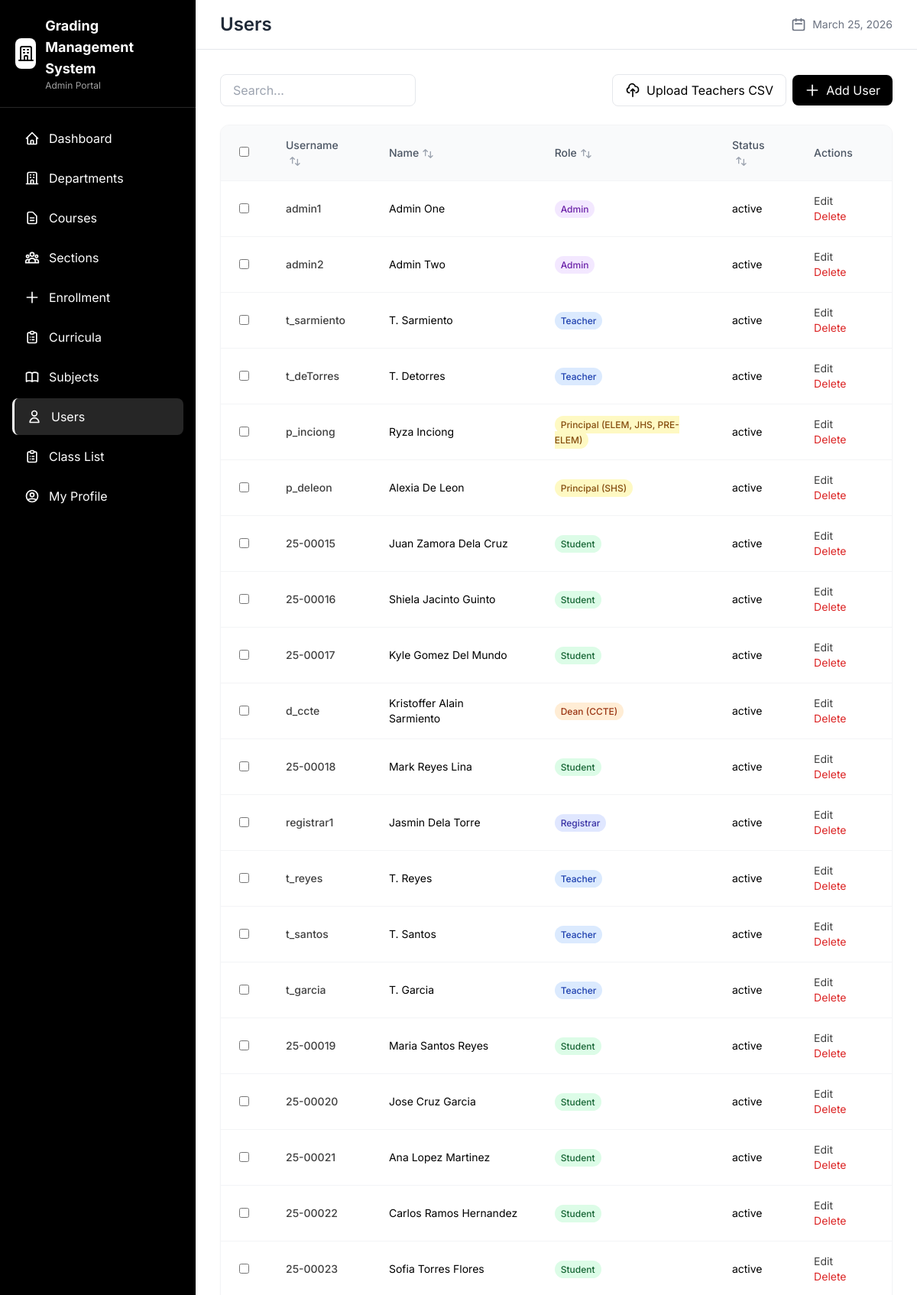
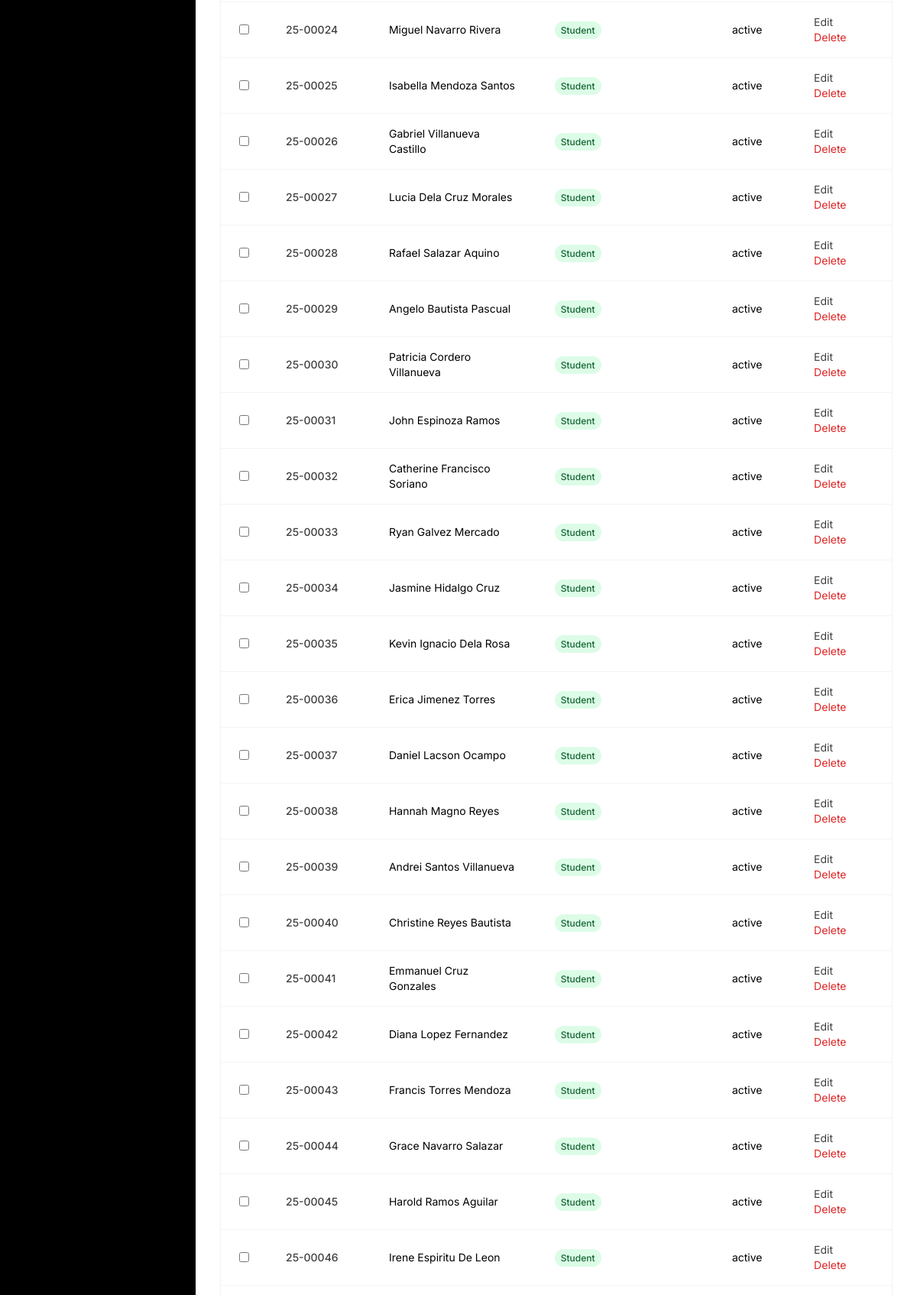
The page /admin/users.php (signed in, upper part) on the database its author committed (2 pictures, top to bottom).
### tables this page shows
CREATE TABLE IF NOT EXISTS `tbl_users` (
  `id` int NOT NULL AUTO_INCREMENT,
  `username` varchar(50) NOT NULL,
  `password` varchar(255) NOT NULL,
  `role` enum('admin','teacher','student','principal','dean','registrar') NOT NULL,
  `status` varchar(20) DEFAULT 'active',
  `created_at` datetime DEFAULT CURRENT_TIMESTAMP,
  `updated_at` datetime DEFAULT CURRENT_TIMESTAMP ON UPDATE CURRENT_TIMESTAMP,
  PRIMARY KEY (`id`),
  UNIQUE KEY `username` (`username`)
);

### includes/functions.php (called while the page is built, shortened)
<?php
function getCurrentDate() {
    return date('F d, Y');
}

### config/database.php (called while the page is built, shortened)
<?php
class Database {
    private static $instance = null;
    private $conn;
    private function __construct() {
        try {
            $this->conn = new PDO(
                "mysql:host=" . DB_HOST . ";dbname=" . DB_NAME . ";charset=utf8mb4",
                DB_USER,
                DB_PASS,
                [
                    PDO::ATTR_ERRMODE => PDO::ERRMODE_EXCEPTION,
                    PDO::ATTR_DEFAULT_FETCH_MODE => PDO::FETCH_ASSOC,
                    PDO::ATTR_EMULATE_PREPARES => false
                ]
            );
        } catch (PDOException $e) {
            die("Connection failed: " . $e->getMessage());
        }
    }
    public static function getInstance() {
        if (self::$instance === null) {
            self::$instance = new self();
        }
        return self::$instance;
    }
    public function getConnection() {
        return $this->conn;
    }
}
function db() {
    return Database::getInstance()->getConnection();
}

### admin/users.php (the view, shortened to what this page needs)
<?php
require_once '../config/database.php';
require_once '../includes/functions.php';
$users = db()->query("
    SELECT u.id, u.username, u.role, u.status, u.created_at,
        COALESCE(MAX(a.full_name), MAX(t.name), MAX(CONCAT_WS(' ', s.given_name, s.middle_name, s.last_name))) as display_name,
        MAX(t.email) as teacher_email,
        MAX(s.section_id) as section_id,
        MAX(s.student_no) as student_no,
        MAX(s.given_name) as given_name, MAX(s.middle_name) as middle_name, MAX(s.last_name) as last_name,
        GROUP_CONCAT(DISTINCT d.id ORDER BY d.code SEPARATOR ',') as dept_ids_str,
        GROUP_CONCAT(DISTINCT d.code ORDER BY d.code SEPARATOR ', ') as dept_codes,
        GROUP_CONCAT(DISTINCT d.description ORDER BY d.code SEPARATOR ', ') as dept_descriptions
    FROM tbl_users u
    LEFT JOIN tbl_admin a ON u.id = a.user_id
    LEFT JOIN tbl_admin_departments ad ON a.id = ad.admin_id
    LEFT JOIN tbl_departments d ON ad.dept_id = d.id
    LEFT JOIN tbl_teacher t ON u.id = t.user_id
    LEFT JOIN tbl_student s ON u.id = s.user_id
    GROUP BY u.id, u.username, u.role, u.status, u.created_at
    ORDER BY u.id ASC
")->fetchAll();
include '../includes/header.php';
include '../includes/sidebar_admin.php';
?>
<main class="main-content lg:ml-64 min-h-screen">
    <div class="bg-white border-b border-gray-200 px-4 sm:px-8 py-4">
        <div class="flex flex-col sm:flex-row sm:items-center sm:justify-between gap-2">
            <h1 class="text-xl sm:text-2xl font-semibold text-gray-800">Users</h1>
            <div class="flex items-center gap-2 text-gray-500 text-sm">
                <svg class="w-5 h-5 hidden sm:block" fill="none" stroke="currentColor" viewBox="0 0 24 24">
                    <path stroke-linecap="round" stroke-linejoin="round" stroke-width="2" d="M8 7V3m8 4V3m-9 8h10M5 21h14a2 2 0 002-2V7a2 2 0 00-2-2H5a2 2 0 00-2 2v12a2 2 0 002 2z"></path>
                </svg>
                <span><?= getCurrentDate() ?></span>
            </div>
        </div>
    </div>
    <div class="p-4 sm:p-8">
        <div class="flex flex-col sm:flex-row sm:items-center sm:justify-between gap-4 mb-6">
            <div class="flex flex-col sm:flex-row items-stretch sm:items-center gap-4">
                <div class="relative">
                    <input type="text" id="searchInput" placeholder="Search..."
                        class="pl-4 pr-10 py-2 border border-gray-200 rounded-lg focus:ring-2 focus:ring-blue-500 focus:border-transparent w-full sm:w-64">
                </div>
            </div>
            <div class="flex items-center gap-2">
                <button onclick="openModal('uploadCsvModal')"
                    class="flex items-center gap-2 bg-white text-black border border-gray-200 px-4 py-2 rounded-lg hover:bg-gray-50 transition">
                    <svg class="w-5 h-5" fill="none" stroke="currentColor" viewBox="0 0 24 24">
                        <path stroke-linecap="round" stroke-linejoin="round" stroke-width="2" d="M7 16a4 4 0 01-.88-7.903A5 5 0 1115.9 6L16 6a5 5 0 011 9.9M15 13l-3-3m0 0l-3 3m3-3v12"></path>
                    </svg>
                    Upload Teachers CSV
                </button>
                <button onclick="openModal('addModal')"
                    class="flex items-center gap-2 bg-black text-white px-4 py-2 rounded-lg hover:bg-neutral-800 transition">
                    <svg class="w-5 h-5" fill="none" stroke="currentColor" viewBox="0 0 24 24">
                        <path stroke-linecap="round" stroke-linejoin="round" stroke-width="2" d="M12 4v16m8-8H4"></path>
                    </svg>
                    Add User
                </button>
            </div>
        </div>
        <div class="bg-white rounded-xl shadow-sm border border-gray-100 overflow-hidden">
            <div class="overflow-x-auto">
            <table class="w-full min-w-[700px]" id="dataTable">
                <thead class="bg-gray-50">
                    <tr class="text-left text-sm text-gray-600">
                        <th class="px-6 py-4 font-medium">
                            <input type="checkbox" class="rounded border-gray-300">
                        </th>
                        <th class="px-6 py-4 font-medium sortable">Username</th>
                        <th class="px-6 py-4 font-medium sortable">Name</th>
                        <th class="px-6 py-4 font-medium sortable">Role</th>
                        <th class="px-6 py-4 font-medium sortable">Status</th>
                        <th class="px-6 py-4 font-medium">Actions</th>
                    </tr>
                </thead>
                <tbody>
                    <?php foreach ($users as $user): ?>
                    <tr class="border-t border-gray-100 hover:bg-gray-50">
                        <td class="px-6 py-4">
                            <input type="checkbox" class="rounded border-gray-300">
                        </td>
                        <td class="px-6 py-4 text-sm font-medium text-neutral-700"><?= htmlspecialchars($user['username']) ?></td>
                        <td class="px-6 py-4 text-sm"><?= htmlspecialchars($user['display_name'] ?? 'N/A') ?></td>
                        <td class="px-6 py-4 text-sm">
                            <span class="px-2 py-1 text-xs font-medium rounded-full
                                          <?= $user['role'] === 'admin' ? 'bg-purple-100 text-purple-800' :
                                              ($user['role'] === 'registrar' ? 'bg-indigo-100 text-indigo-800' :
                                              ($user['role'] === 'principal' ? 'bg-yellow-100 text-yellow-800' :
                                              ($user['role'] === 'dean' ? 'bg-orange-100 text-orange-800' :
                                              ($user['role'] === 'teacher' ? 'bg-blue-100 text-blue-800' : 'bg-green-100 text-green-800')))) ?>">
                                          <?= ucfirst($user['role']) ?>
                                          <?php if (($user['role'] === 'principal' || $user['role'] === 'dean') && !empty($user['dept_codes'])): ?>
                                            (<?= htmlspecialchars($user['dept_codes']) ?>)
                                          <?php endif; ?>
                            </span>
                        </td>
                        <td class="px-6 py-4 text-sm"><?= $user['status'] ?></td>
                        <td class="px-6 py-4 text-sm">
                            <button onclick="editUser(<?= htmlspecialchars(json_encode($user)) ?>)"
                                class="text-neutral-700 hover:text-black mr-3">Edit</button>
                            <button onclick="deleteUser(<?= $user['id'] ?>, '<?= htmlspecialchars($user['username']) ?>')"
                                class="text-red-600 hover:text-red-800">Delete</button>
                        </td>
                    </tr>
                    <?php endforeach; ?>
                </tbody>
            </table>
            </div>
        </div>
    </div>
</main>
<?php include '../includes/footer.php'; ?>

### includes/header.php (style rules this page uses)
body { font-family: 'Inter', sans-serif; }

### rows shown on the page
tbl_users: username "admin1", display_name "Admin One", role "Admin", status "active"
tbl_users: username "admin2", display_name "Admin Two", role "Admin", status "active"
tbl_users: username "t_sarmiento", display_name "T. Sarmiento", role "Teacher", status "active"
tbl_users: username "t_deTorres", display_name "T. Detorres", role "Teacher", status "active"
tbl_users: username "p_inciong", display_name "Ryza Inciong", role "Principal", dept_codes "ELEM, JHS, PRE-ELEM", status "active"
tbl_users: username "p_deleon", display_name "Alexia De Leon", role "Principal", dept_codes "SHS", status "active"
tbl_users: username "25-00015", display_name "Juan Zamora Dela Cruz", role "Student", status "active"
tbl_users: username "25-00016", display_name "Shiela Jacinto Guinto", role "Student", status "active"
tbl_users: username "25-00017", display_name "Kyle Gomez Del Mundo", role "Student", status "active"
tbl_users: username "d_ccte", display_name "Kristoffer Alain Sarmiento", role "Dean", dept_codes "CCTE", status "active"
tbl_users: username "25-00018", display_name "Mark Reyes Lina", role "Student", status "active"
tbl_users: username "registrar1", display_name "Jasmin Dela Torre", role "Registrar", status "active"
tbl_users: username "t_reyes", display_name "T. Reyes", role "Teacher", status "active"
tbl_users: username "t_santos", display_name "T. Santos", role "Teacher", status "active"
tbl_users: username "t_garcia", display_name "T. Garcia", role "Teacher", status "active"
tbl_users: username "25-00019", display_name "Maria Santos Reyes", role "Student", status "active"
tbl_users: username "25-00020", display_name "Jose Cruz Garcia", role "Student", status "active"
tbl_users: username "25-00021", display_name "Ana Lopez Martinez", role "Student", status "active"
tbl_users: username "25-00022", display_name "Carlos Ramos Hernandez", role "Student", status "active"
tbl_users: username "25-00023", display_name "Sofia Torres Flores", role "Student", status "active"
tbl_users: username "25-00024", display_name "Miguel Navarro Rivera", role "Student", status "active"
tbl_users: username "25-00025", display_name "Isabella Mendoza Santos", role "Student", status "active"
tbl_users: username "25-00026", display_name "Gabriel Villanueva Castillo", role "Student", status "active"
tbl_users: username "25-00027", display_name "Lucia Dela Cruz Morales", role "Student", status "active"
tbl_users: username "25-00028", display_name "Rafael Salazar Aquino", role "Student", status "active"
tbl_users: username "25-00029", display_name "Angelo Bautista Pascual", role "Student", status "active"
tbl_users: username "25-00030", display_name "Patricia Cordero Villanueva", role "Student", status "active"
tbl_users: username "25-00031", display_name "John Espinoza Ramos", role "Student", status "active"
tbl_users: username "25-00032", display_name "Catherine Francisco Soriano", role "Student", status "active"
tbl_users: username "25-00033", display_name "Ryan Galvez Mercado", role "Student", status "active"
tbl_users: username "25-00034", display_name "Jasmine Hidalgo Cruz", role "Student", status "active"
tbl_users: username "25-00035", display_name "Kevin Ignacio Dela Rosa", role "Student", status "active"
tbl_users: username "25-00036", display_name "Erica Jimenez Torres", role "Student", status "active"
tbl_users: username "25-00037", display_name "Daniel Lacson Ocampo", role "Student", status "active"
tbl_users: username "25-00038", display_name "Hannah Magno Reyes", role "Student", status "active"
tbl_users: username "25-00039", display_name "Andrei Santos Villanueva", role "Student", status "active"
tbl_users: username "25-00040", display_name "Christine Reyes Bautista", role "Student", status "active"
tbl_users: username "25-00041", display_name "Emmanuel Cruz Gonzales", role "Student", status "active"
tbl_users: username "25-00042", display_name "Diana Lopez Fernandez", role "Student", status "active"
tbl_users: username "25-00043", display_name "Francis Torres Mendoza", role "Student", status "active"
tbl_users: username "25-00044", display_name "Grace Navarro Salazar", role "Student", status "active"
tbl_users: username "25-00045", display_name "Harold Ramos Aguilar", role "Student", status "active"
tbl_users: username "25-00046", display_name "Irene Espiritu De Leon", role "Student", status "active"

### other values the page prints
getCurrentDate() "March 25, 2026"
